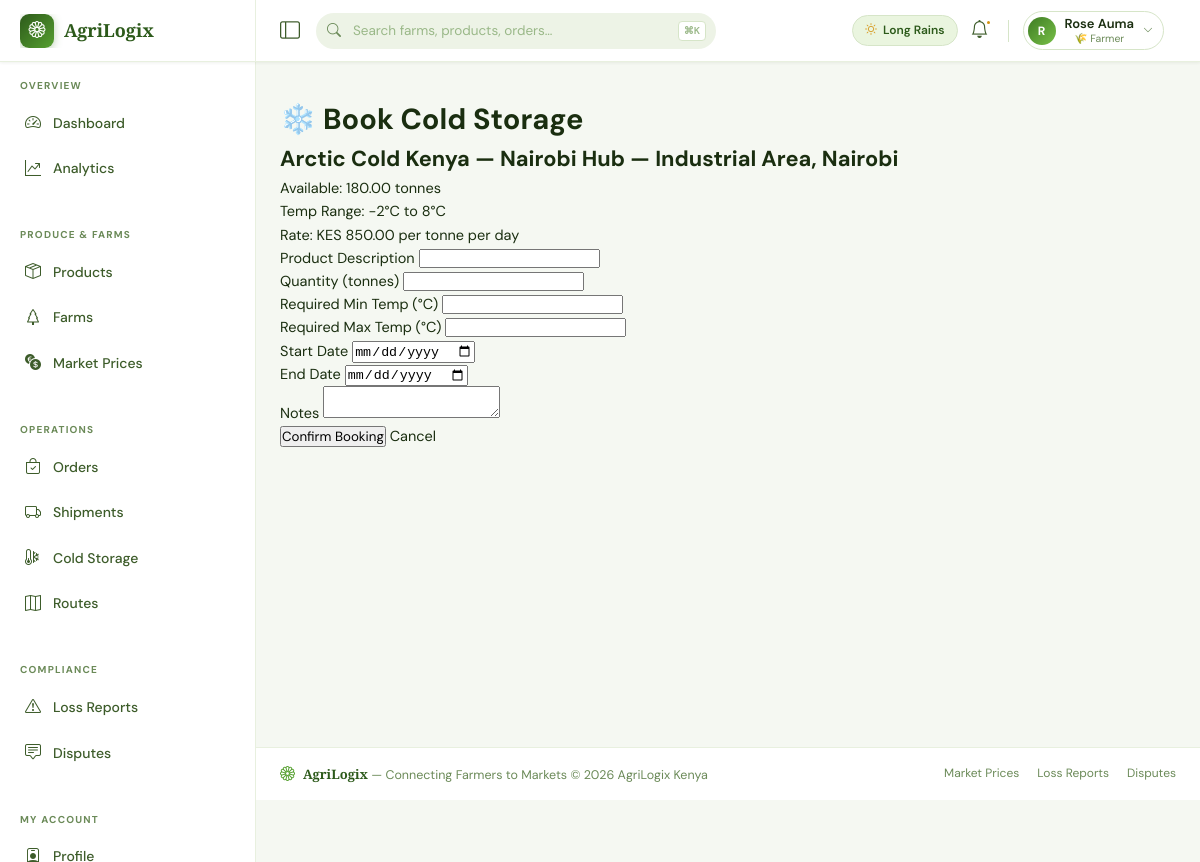
Screenshot of /cold-storage/1/book/ (signed in) with the database file from the repository.
### web_app/models.py (models this page shows, shortened)
class User(AbstractUser):
    ROLE_CHOICES = [
        ('farmer', '🌾 Farmer'),
        ('buyer', '🏪 Buyer / Market'),
        ('driver', '🚛 Logistics Driver'),
        ('cold_storage', '❄️ Cold Storage Operator'),
        ('admin', '⚙️ Platform Admin'),
    ]
    role = models.CharField(max_length=20, choices=ROLE_CHOICES, default='buyer')
    phone = models.CharField(max_length=20, unique=True, null=True, blank=True)
    profile_photo = models.ImageField(upload_to='profiles/', null=True, blank=True)
    location = models.CharField(max_length=255, blank=True)
    latitude = models.DecimalField(max_digits=9, decimal_places=6, null=True, blank=True)
    longitude = models.DecimalField(max_digits=9, decimal_places=6, null=True, blank=True)
    is_verified = models.BooleanField(default=False)
    rating = models.DecimalField(max_digits=3, decimal_places=2, default=0.00)
    total_transactions = models.PositiveIntegerField(default=0)
    created_at = models.DateTimeField(auto_now_add=True)
    updated_at = models.DateTimeField(auto_now=True)
    class Meta:
        verbose_name = "User"
        verbose_name_plural = "Users"

class ColdStorageFacility(models.Model):
    STATUS_CHOICES = [
        ('operational', '✅ Operational'),
        ('full', '🔴 Full Capacity'),
        ('maintenance', '🔧 Under Maintenance'),
        ('offline', '⚫ Offline'),
    ]
    operator = models.ForeignKey(User, on_delete=models.CASCADE, related_name='facilities',
                                  limit_choices_to={'role': 'cold_storage'})
    name = models.CharField(max_length=200)
    location_name = models.CharField(max_length=200)
    latitude = models.DecimalField(max_digits=9, decimal_places=6)
    longitude = models.DecimalField(max_digits=9, decimal_places=6)
    total_capacity_tonnes = models.DecimalField(max_digits=10, decimal_places=2)
    available_capacity_tonnes = models.DecimalField(max_digits=10, decimal_places=2)
    min_temperature_celsius = models.IntegerField(default=2)
    max_temperature_celsius = models.IntegerField(default=8)
    cost_per_tonne_per_day = models.DecimalField(max_digits=8, decimal_places=2)
    has_backup_generator = models.BooleanField(default=False)
    certification = models.CharField(max_length=100, blank=True)
    status = models.CharField(max_length=20, choices=STATUS_CHOICES, default='operational')
    photo = models.ImageField(upload_to='cold_storage/', null=True, blank=True)
    is_active = models.BooleanField(default=True)
    created_at = models.DateTimeField(auto_now_add=True)
    class Meta:
        verbose_name = "Cold Storage Facility"
        verbose_name_plural = "Cold Storage Facilities"

### web_app/views.py (the view, shortened to what this page needs)
# urls.py: path('cold-storage/<int:facility_pk>/book/', views.cold_storage_book_view, name='cold_storage_book'),
@login_required
def cold_storage_book_view(request, facility_pk):
    facility = get_object_or_404(ColdStorageFacility, pk=facility_pk, status='operational')
    return render(request, 'cold_chain/book.html', {'facility': facility})

### templates/cold_chain/book.html (shortened to what this page needs)
{% extends 'base.html' %}
{% block content %}
<h1>❄️ Book Cold Storage</h1>
<h2>{{ facility.name }} — {{ facility.location_name }}</h2>
<p>Available: {{ facility.available_capacity_tonnes }} tonnes</p>
<p>Temp Range: {{ facility.min_temperature_celsius }}°C to {{ facility.max_temperature_celsius }}°C</p>
<p>Rate: KES {{ facility.cost_per_tonne_per_day }} per tonne per day</p>
<form method="post">
    <label>Product Description <input type="text" name="product_description" required></label><br>
    <label>Quantity (tonnes) <input type="number" name="quantity_tonnes" step="0.001" required></label><br>
    <label>Required Min Temp (°C) <input type="number" name="required_temp_min" required></label><br>
    <label>Required Max Temp (°C) <input type="number" name="required_temp_max" required></label><br>
    <label>Start Date <input type="date" name="start_date" required></label><br>
    <label>End Date <input type="date" name="end_date" required></label><br>
    <label>Notes <textarea name="notes" rows="2"></textarea></label><br>
    <button type="submit">Confirm Booking</button>
    <a href="{% url 'cold_storage_detail' facility.pk %}">Cancel</a>
</form>
{% endblock %}

### templates/base.html (shortened to what this page needs)
<!DOCTYPE html>
<html lang="en">
<head>
    <link href="https://cdn.jsdelivr.net/npm/bootstrap-icons@1.11.3/font/bootstrap-icons.min.css" rel="stylesheet">
</head>
<body>
<nav id="topnav" role="banner">
    <div class="nav-brand-zone">
        <a href="{% url 'dashboard' %}" style="display:flex;align-items:center;gap:10px;overflow:hidden;">
            <div class="brand-logo"><i class="bi bi-flower1"></i></div>
            <span class="brand-text">AgriLogix</span>
        </a>
    </div>
    <div class="nav-controls">
        <button class="sidebar-toggle-btn" id="sidebarToggle" aria-label="Toggle sidebar" title="Toggle navigation">
            <i class="bi bi-layout-sidebar"></i>
        </button>
        <div class="nav-search" role="search">
            <input type="text" id="globalSearch" placeholder="Search farms, products, orders…" autocomplete="off" aria-label="Global search">
            <span class="search-kbd">⌘K</span>
        </div>
        <div class="nav-right">
            {% if user.is_authenticated %}
            <div class="season-chip">
                <i class="bi bi-sun" style="color:var(--amber-400);"></i> Long Rains
            </div>
            <a href="{% url 'notification_list' %}" class="nav-icon-btn" aria-label="Notifications">
                <i class="bi bi-bell"></i>
                {% if unread_count %}
                    <span class="notif-count">{{ unread_count }}</span>
                {% else %}
                    <span class="notif-pip"></span>
                {% endif %}
            </a>
            <div class="profile-dropdown">
                <button class="profile-btn" id="profileToggle" aria-haspopup="true" aria-expanded="false">
                    <div class="p-avatar">{{ user.get_full_name|default:user.username|first|upper }}</div>
                    <div class="p-info">
                        <span class="p-name">{{ user.get_full_name|default:user.username }}</span>
                        <span class="p-role">{{ user.get_role_display }}</span>
                    </div>
                    <i class="bi bi-chevron-down p-chevron"></i>
                </button>
            </div>
            {% else %}
            <div class="auth-links">
                <a href="{% url 'login' %}" class="btn-ghost">Sign In</a>
                <a href="{% url 'register' %}" class="btn-solid">Get Started</a>
            </div>
            {% endif %}
        </div>
    </div>
</nav>
<div id="layout">
    <aside id="sidebar" role="navigation" aria-label="Main navigation">
        <div class="sidebar-inner">
            <span class="sb-section-label">Overview</span>
            <a href="{% url 'dashboard' %}" class="sidebar-link"><i class="bi bi-speedometer2"></i> Dashboard</a>
            <a href="{% url 'analytics_dashboard' %}" class="sidebar-link"><i class="bi bi-graph-up-arrow"></i> Analytics</a>
            <span class="sb-section-label">Produce &amp; Farms</span>
            <a href="{% url 'product_list' %}" class="sidebar-link"><i class="bi bi-box-seam"></i> Products</a>
            <a href="{% url 'farm_list' %}" class="sidebar-link"><i class="bi bi-tree"></i> Farms</a>
            <a href="{% url 'market_prices' %}" class="sidebar-link"><i class="bi bi-currency-exchange"></i> Market Prices</a>
            <span class="sb-section-label">Operations</span>
            <a href="{% url 'order_list' %}" class="sidebar-link"><i class="bi bi-bag-check"></i> Orders</a>
            <a href="{% url 'shipment_list' %}" class="sidebar-link"><i class="bi bi-truck"></i> Shipments</a>
            <a href="{% url 'cold_storage_list' %}" class="sidebar-link"><i class="bi bi-thermometer-snow"></i> Cold Storage</a>
            <a href="{% url 'route_list' %}" class="sidebar-link"><i class="bi bi-map"></i> Routes</a>
            <span class="sb-section-label">Compliance</span>
            <a href="{% url 'loss_report_list' %}" class="sidebar-link"><i class="bi bi-exclamation-triangle"></i> Loss Reports</a>
            <a href="{% url 'dispute_list' %}" class="sidebar-link"><i class="bi bi-chat-square-text"></i> Disputes</a>
            {% if user.is_authenticated %}
            <span class="sb-section-label">My Account</span>
            <a href="{% url 'profile' %}" class="sidebar-link"><i class="bi bi-person-badge"></i> Profile</a>
            {% endif %}
        </div>
    </aside>
    <div id="page-content">
        <div id="breadcrumb-wrap">{% block breadcrumb %}{% endblock %}</div>
        <main id="main-content">
            {% block content %}{% endblock %}
        </main>
        <footer id="footer">
            <div class="footer-brand">
                <i class="bi bi-flower1" style="color:var(--green-400);font-size:15px;"></i>
                <span><strong>AgriLogix</strong> — Connecting Farmers to Markets &copy; {% now "Y" %} AgriLogix Kenya</span>
            </div>
            <nav class="footer-links" aria-label="Footer links">
                <a href="{% url 'market_prices' %}">Market Prices</a>
                <a href="{% url 'loss_report_list' %}">Loss Reports</a>
                <a href="{% url 'dispute_list' %}">Disputes</a>
            </nav>
        </footer>
    </div>
</div>
</body>
</html>

### rows the page displays
User: get_full_name|first "R", get_full_name "Rose Auma", role "🌾 Farmer"
ColdStorageFacility: name "Arctic Cold Kenya — Nairobi Hub", location_name "Industrial Area, Nairobi", available_capacity_tonnes "180.00", min_temperature_celsius "-2", max_temperature_celsius "8", cost_per_tonne_per_day "850.00"
